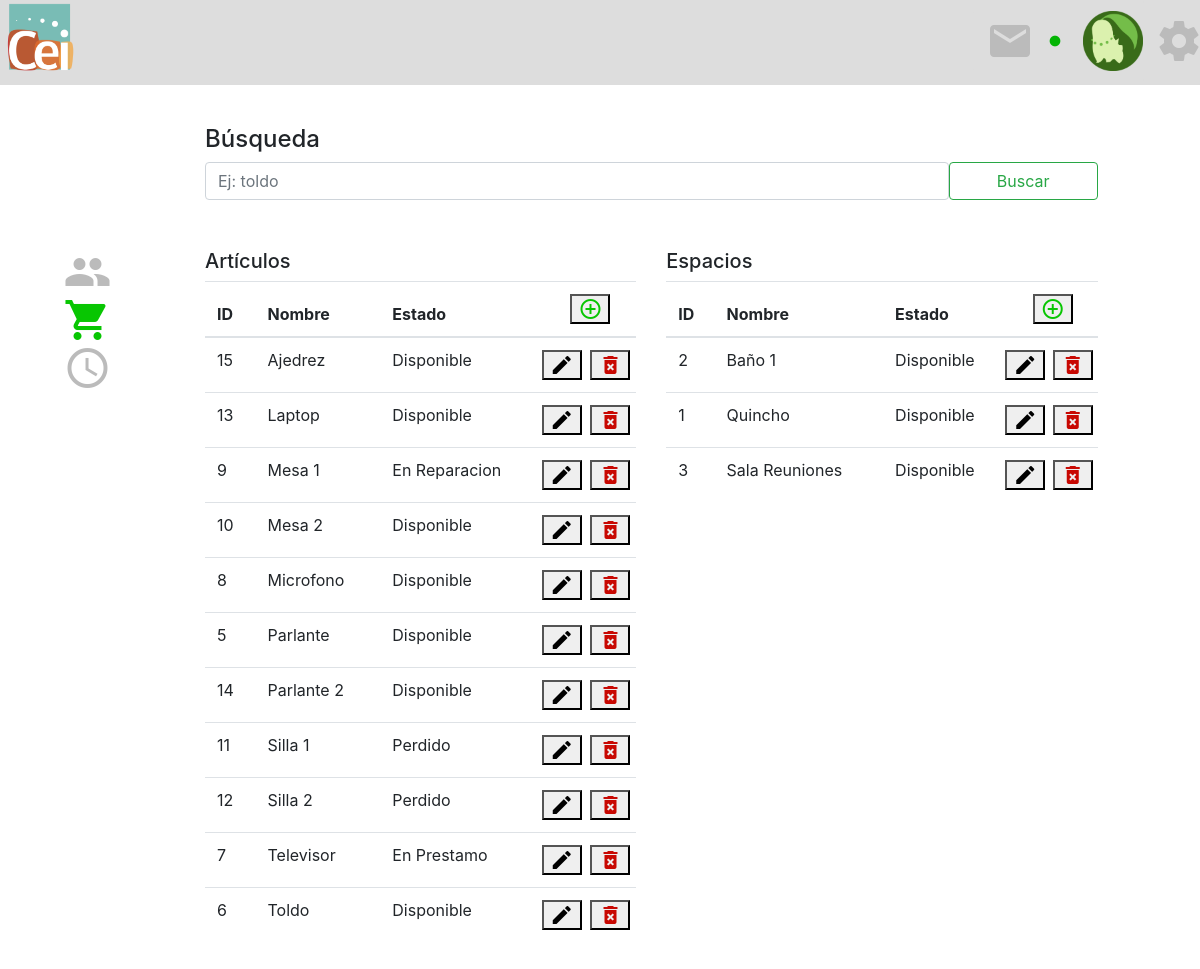
Page /user/admin/inventario/ on the committed database.
### Inventario/models.py (models this page shows)
class Productos(models.Model):
    title       = models.CharField(max_length=200)
    description = models.TextField()
    image       = models.ImageField(upload_to='img/photos/', default='img/photos/default.png')
    status      = models.IntegerField(default=1, choices=((1, 'Disponible'),(0, 'En Prestamo'),(2, 'En Reparacion'),(3, 'Perdido')))
    def __str__(self):
        return self.title
    def get_status(self):
        diccionario = {}
        diccionario[0] = 'En Prestamo'
        diccionario[1] = 'Disponible'
        diccionario[2] = 'En Reparacion'
        diccionario[3] = 'Perdido'
        return diccionario[int(self.status)]

class Espacio(models.Model):
    name        = models.CharField(max_length=200)
    status      = models.IntegerField(default=1, choices=((1, 'Disponible'),(0, 'Ocupado'),(2, 'En Reparacion')))
    def __str__(self):
        return self.name
    def get_status(self):
        diccionario = {}
        diccionario[0] = 'Ocupado'
        diccionario[1] = 'Disponible'
        diccionario[2] = 'En Reparacion'
        return diccionario[int(self.status)]

### Inventario/views.py (the view, shortened to what this page needs)
# urls.py: path('user/admin/inventario/', views.admin_inventario, name='admin_inventario'),
def admin_inventario(request):
    buscar = ""
    products = Productos.objects.filter(title__contains=buscar).order_by('title')
    spaces = Espacio.objects.filter(name__contains=buscar).order_by('name')
    context = {
        "productos":products,
        "espacios":spaces,
    }
    return render(request, 'admin_inventario.html', context)

### Inventario/templates/admin_inventario.html (shortened to what this page needs)
{% load static %}
{% load staticfiles %}
<html>
  <head>
    <link rel="stylesheet" href="https://maxcdn.bootstrapcdn.com/bootstrap/4.0.0/css/bootstrap.min.css">
    <link rel="stylesheet" type="text/css" href="{% static 'css/landing_page_usuarios.css' %}">
  </head>
  {%include 'header.html'%}
  <body>
    <div class="row" style="height: 5%"></div>
    <div class="row">
        <div class="col-sm-2 form-inline"></div>
        <div class="col-sm-9">
            <h4>Búsqueda</h4>
            <div class="row">
              <form class="form-inline col-sm-12" method="POST" action="/user/admin/inventario/">{% csrf_token%}
                <input class="form-control col-sm-10" type="text" placeholder="Ej: toldo" name="busqueda" aria-label="Search">
                <button class="btn btn-outline-success col-sm-2 my-sm-0" type="submit">Buscar</button>
              </form>
            </div>
        </div>
        <div class="col-sm-1 col-xs-0 form-inline"></div>
    </div>
    <div class="row" style="height: 4%"></div>
    <div class="row">
      <div class="col-sm-2">
          <div class="text-center">
              <a href="/user/admin/users"><i class="material-icons" style="color: #bbb; font-size:3rem; margin: 0 auto;">group</i></a>
          </div>
          <div class="text-center">
              <i class="material-icons" style="color:#08c602; font-size:3rem; margin: 0 auto;">local_grocery_store</i>
          </div>
          <div class="text-center">
              <a href="/user/admin/grilla/0"><i class="material-icons" style="color:#bbb; font-size:3rem; margin: 0 auto;">schedule</i></a>
          </div>
      </div>
      <div class="col-sm-9">
          <div class="row">
              <div class="col-sm-6"></div>
              <div class="col-sm-6"></div>
          </div>
          <div class="row">
              <div class="col-sm-6">
                  <h5>Artículos</h5>
                  <table class="table">
                    <thead>
                        <tr>
                            <th scope="col">ID</th>
                            <th scope="col">Nombre</th>
                            <th scope="col">Estado</th>
                            <th scope="col">
                                <div class="row">
                                    <div style="margin: 0 auto;">
                                        <button type="button" data-toggle="modal" data-target="#exampleModal"><i class="material-icons" style="color:#08c602; margin: 0 auto;"> control_point </i></button>
                                    </div>
                                </div>
                            </th>
                        </tr>
                    </thead>
                    <tbody class="lista_productos">
                        {% for producto in productos %}
                            <tr>
                                <td> {{ producto.id }} </td>
                                <td> {{ producto }} </td>
                                <td> {{ producto.get_status }} </td>
                                <td>
                                    <div class="row">
                                        <button class="btn-primary-outline" type="submit" onclick="window.open('/user/admin/productos/{{ producto.id }}');"><i class="material-icons">edit</i></button>
                                        <form class="form-inline" style="margin: 0 auto" method="POST" action="/user/admin/inventario/">{% csrf_token%}
                                            <button type="submit"><i class="material-icons" style="color:#c80802">delete_forever</i></button>
                                        </form>
                                    </div>
                                </td>
                            </tr>
                        {% endfor %}
                    </tbody>
                  </table>
              </div>
              <div class="col-sm-6">
                  <h5>Espacios</h5>
                  <table class="table">
                    <thead>
                        <tr>
                            <th scope="col">ID</th>
                            <th scope="col">Nombre</th>
                            <th scope="col">Estado</th>
                            <th scope="col">
                                <div class="row">
                                    <form class="form-inline" style="margin: 0 auto" method="POST" action="/user/admin/inventario/">{% csrf_token%}
                                        <button type="submit"><i class="material-icons" style="color:#08c602; margin: 0 auto;"> control_point </i></button>
                                    </form>
                                </div>
                            </th>
                        </tr>
                    </thead>
                    <tbody>
                        {% for espacio in espacios %}
                            <tr>
                                <td> {{ espacio.id }} </td>
                                <td> {{ espacio }} </td>
                                <td> {{ espacio.get_status }} </td>
                                <td> <div class="row">
                                        <button class="btn-primary-outline" type="submit"><i class="material-icons">edit</i></button>
                                        <form class="form-inline" style="margin: 0 auto" method="POST" action="/user/admin/inventario/">{% csrf_token%}
                                            <button type="submit"><i class="material-icons" style="color:#c80802">delete_forever</i></button>
                                        </form>
                                    </div>
                                </td>
                            </tr>
                        {% endfor %}
                    </tbody>
                  </table>
              </div>
          </div>
      </div>
      <div class="col-sm-1 col-xs-0 form-inline"></div>
    </div>
    <div class="row" style="height: 7%"></div>
  </body>
</html>

### rows in the picture
Productos: id "15", title "Ajedrez", get_status "Disponible"
Productos: id "13", title "Laptop", get_status "Disponible"
Productos: id "9", title "Mesa 1", get_status "En Reparacion"
Productos: id "10", title "Mesa 2", get_status "Disponible"
Productos: id "8", title "Microfono", get_status "Disponible"
Productos: id "5", title "Parlante", get_status "Disponible"
Productos: id "14", title "Parlante 2", get_status "Disponible"
Productos: id "11", title "Silla 1", get_status "Perdido"
Productos: id "12", title "Silla 2", get_status "Perdido"
Productos: id "7", title "Televisor", get_status "En Prestamo"
Productos: id "6", title "Toldo", get_status "Disponible"
Espacio: id "2", name "Baño 1", get_status "Disponible"
Espacio: id "1", name "Quincho", get_status "Disponible"
Espacio: id "3", name "Sala Reuniones", get_status "Disponible"
